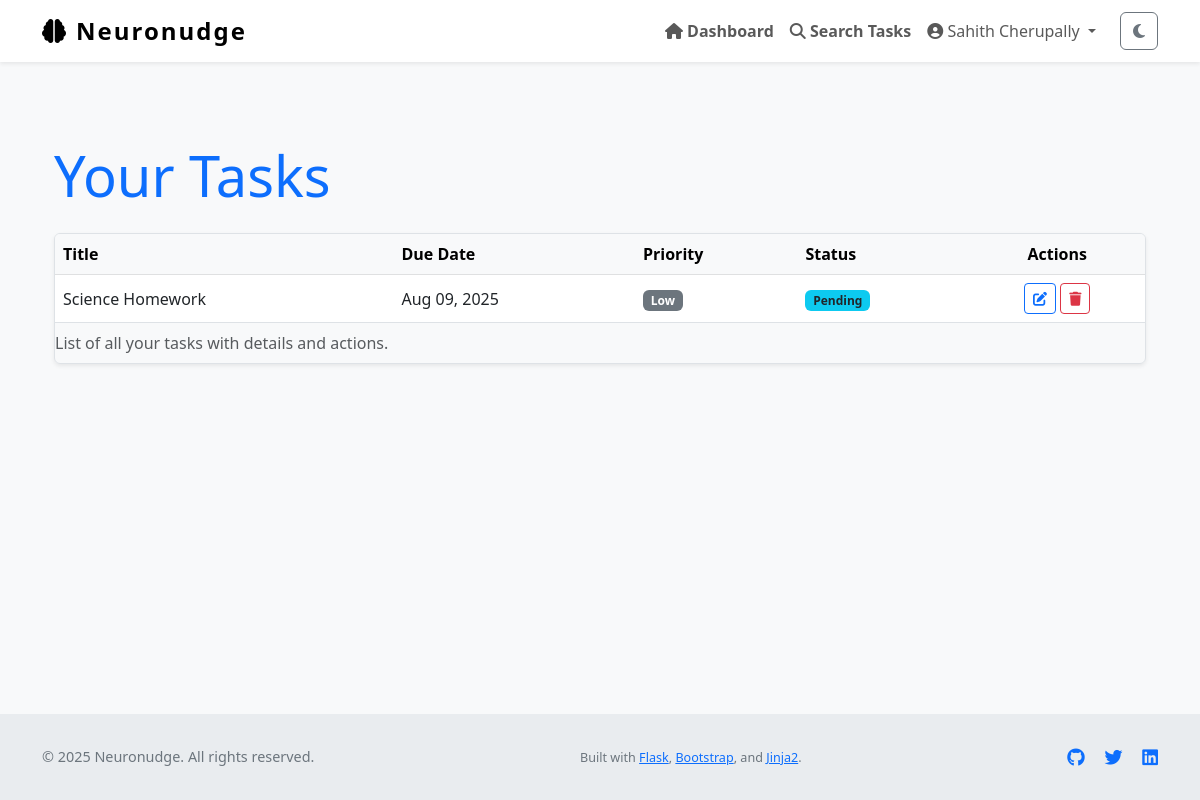
/tasks (signed in), run on an earlier commit of the app's database.
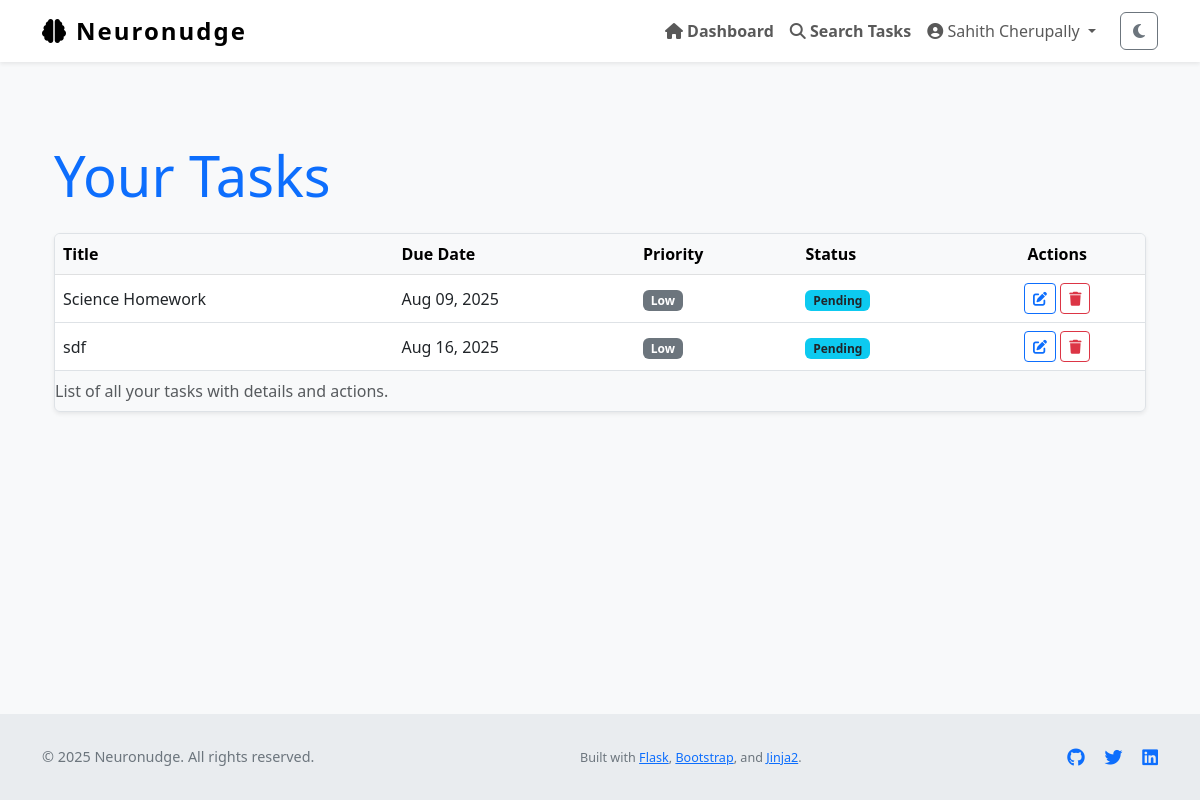
And on a later commit of the database.
### Neuronudge/models.py (models this page shows, shortened)
class User(UserMixin, db.Model):
    id = db.Column(db.Integer, primary_key=True)
    name = db.Column(db.String(150), nullable=True)                # full name
    username = db.Column(db.String(150), unique=True, nullable=False)
    email = db.Column(db.String(150), unique=True, nullable=False)
    password_hash = db.Column(db.String(256), nullable=False)
    profile_type = db.Column(db.String(50), nullable=False, default='General')
    created_at = db.Column(db.DateTime, default=datetime.utcnow)
    tasks = db.relationship('Task', backref='user', lazy=True)
    logs = db.relationship('ActivityLog', backref='user', lazy=True)
    preferences = db.relationship('OnboardingPreferences', back_populates='user', uselist=False)

class Task(db.Model):
    id = db.Column(db.Integer, primary_key=True)
    title = db.Column(db.String(255), nullable=False)
    description = db.Column(db.Text)
    due_date = db.Column(db.DateTime)
    completed = db.Column(db.Boolean, default=False)
    priority = db.Column(db.Integer, default=3)         # 1 = high, 2 = med, 3 = low
    reminder_set = db.Column(db.Boolean, default=False)
    created_at = db.Column(db.DateTime, default=datetime.utcnow)
    updated_at = db.Column(db.DateTime, default=datetime.utcnow, onupdate=datetime.utcnow)
    user_id = db.Column(db.Integer, db.ForeignKey('user.id'), nullable=False)

### Neuronudge/views.py (the view)
@views.route('/tasks')
@login_required
def task_list():
    page = request.args.get('page', 1, type=int)
    tasks = Task.query.filter_by(user_id=current_user.id).paginate(page=page, per_page=10)
    return render_template('task_list.html', tasks=tasks)

### Neuronudge/__init__.py (called while the page is built)
def create_app():
    app = Flask(__name__)
    app.config['SECRET_KEY'] = os.environ.get("SECRET_KEY", "thisissecret")
    app.config['SQLALCHEMY_DATABASE_URI'] = 'sqlite:///db.sqlite'
    app.config['SQLALCHEMY_TRACK_MODIFICATIONS'] = False
    db.init_app(app)
    from .views import views
    from .auth import auth
    app.register_blueprint(views, url_prefix='/')
    app.register_blueprint(auth, url_prefix='/auth')
    from .models import User
    login_manager = LoginManager()
    login_manager.login_view = 'auth.login'
    login_manager.init_app(app)
    @login_manager.user_loader
    def load_user(id):
        return User.query.get(int(id))
    return app

### Neuronudge/templates/task_list.html (shortened to what this page needs)
{% extends "layout.html" %}
{% block content %}
<section aria-labelledby="taskListHeading" class="my-5">
    <div class="container">
        <h1 id="taskListHeading" class="mb-4 display-4 text-primary">Your Tasks</h1>
        {% if tasks %}
        <div class="table-responsive shadow-sm rounded border">
            <table class="table table-hover align-middle mb-0" aria-describedby="taskListDesc">
                <caption id="taskListDesc">List of all your tasks with details and actions.</caption>
                <thead class="table-light">
                    <tr>
                        <th scope="col">Title</th>
                        <th scope="col">Due Date</th>
                        <th scope="col">Priority</th>
                        <th scope="col">Status</th>
                        <th scope="col" class="text-center">Actions</th>
                    </tr>
                </thead>
                <tbody>
                    {% for task in tasks %}
                    <tr>
                        <td>{{ task.title }}</td>
                        <td>{{ task.due_date.strftime('%b %d, %Y') if task.due_date else 'No due date' }}</td>
                        <td>
                            {% if task.priority == 'High' %}
                                <span class="badge bg-danger">High</span>
                            {% elif task.priority == 'Medium' %}
                                <span class="badge bg-warning text-dark">Medium</span>
                            {% else %}
                                <span class="badge bg-secondary">Low</span>
                            {% endif %}
                        </td>
                        <td>
                            {% if task.completed %}
                                <span class="badge bg-success">Completed</span>
                            {% else %}
                                <span class="badge bg-info text-dark">Pending</span>
                            {% endif %}
                        </td>
                        <td class="text-center">
                            <a href="{{ url_for('views.task_edit', task_id=task.id) }}" class="btn btn-sm btn-outline-primary" aria-label="Edit task {{ task.title }}">
                                <i class="fa-solid fa-pen-to-square"></i>
                            </a>
                            <button type="button" class="btn btn-sm btn-outline-danger btn-delete-task" data-task-id="{{ task.id }}" aria-label="Delete task {{ task.title }}">
                                <i class="fa-solid fa-trash"></i>
                            </button>
                        </td>
                    </tr>
                    {% endfor %}
                </tbody>
            </table>
        </div>
        {% else %}
        <p class="text-muted text-center fs-5">You have no tasks yet. <a href="{{ url_for('views.task_create') }}">Create your first task now.</a></p>
        {% endif %}
    </div>
</section>
{% endblock %}

### Neuronudge/templates/layout.html (shortened to what this page needs)
<!DOCTYPE html>
<html lang="en" class="h-100" data-theme="light">
<head>
    <link href="https://cdn.jsdelivr.net/npm/bootstrap@5.3.0/dist/css/bootstrap.min.css" rel="stylesheet" />
    <link href="https://cdnjs.cloudflare.com/ajax/libs/font-awesome/6.4.0/css/all.min.css" rel="stylesheet" />
    <link rel="stylesheet" href="{{ url_for('static', filename='style.css') }}" />
</head>
<body class="d-flex flex-column h-100" role="document" aria-live="polite" aria-busy="false" aria-label="Neuronudge main document">
<nav class="navbar navbar-expand-lg navbar-light fixed-top bg-white shadow-sm" role="navigation" aria-label="Main navigation">
    <div class="container">
        <a class="navbar-brand d-flex align-items-center" href="{{ url_for('views.home') }}" aria-label="Neuronudge homepage">
            <i class="fa-solid fa-brain me-2" aria-hidden="true"></i> Neuronudge
        </a>
        <div class="collapse navbar-collapse" id="navbarNav">
            <ul class="navbar-nav ms-auto align-items-center" role="menubar">
                {% if current_user.is_authenticated %}
                    <li class="nav-item" role="none">
                        <a class="nav-link fw-semibold" href="{{ url_for('views.dashboard') }}" role="menuitem">
                            <i class="fa-solid fa-house"></i> Dashboard
                        </a>
                    </li>
                    <li class="nav-item" role="none">
                        <a class="nav-link fw-semibold" href="{{ url_for('views.task_search') }}" role="menuitem">
                            <i class="fa-solid fa-magnifying-glass"></i> Search Tasks
                        </a>
                    </li>
                    <li class="nav-item dropdown" role="none">
                        <a class="nav-link dropdown-toggle" href="#" id="profileDropdown" role="button"
                           data-bs-toggle="dropdown" aria-expanded="false" aria-haspopup="true" aria-controls="profileDropdownMenu">
                            <i class="fa-solid fa-user-circle"></i> {{ current_user.name or current_user.email }}
                        </a>
                    </li>
                    <li class="nav-item" role="none">
                        <button id="darkModeToggle" class="btn btn-outline-secondary ms-3" aria-pressed="false" aria-label="Toggle dark mode">
                            <i class="fa-solid fa-moon"></i>
                        </button>
                    </li>
                {% endif %}
            </ul>
        </div>
    </div>
</nav>
<div class="flash-message container position-fixed top-0 end-0 p-3" role="region" aria-live="assertive" aria-atomic="true">
</div>
<main role="main" class="container flex-grow-1 my-4" tabindex="-1">
    {% block content %}{% endblock %}
</main>
<footer class="footer mt-auto" role="contentinfo">
    <div class="container d-flex flex-column flex-md-row justify-content-between align-items-center">
        <p class="mb-2 mb-md-0">&copy; {{ current_year if current_year else "2025" }} Neuronudge. All rights reserved.</p>
        <p class="mb-0">
            <small>
                Built with
                <a href="https://flask.palletsprojects.com/" target="_blank" rel="noopener noreferrer">Flask</a>,
                <a href="https://getbootstrap.com/" target="_blank" rel="noopener noreferrer">Bootstrap</a>,
                and
                <a href="https://jinja.palletsprojects.com/" target="_blank" rel="noopener noreferrer">Jinja2</a>.
            </small>
        </p>
        <div>
            <a href="https://github.com/your-repo" target="_blank" aria-label="GitHub repository" class="text-decoration-none me-3">
            </a>
            <a href="https://twitter.com/yourhandle" target="_blank" aria-label="Twitter profile" class="text-decoration-none me-3">
            </a>
            <a href="https://linkedin.com/in/yourprofile" target="_blank" aria-label="LinkedIn profile" class="text-decoration-none">
            </a>
        </div>
    </div>
</footer>
</body>
</html>

### Neuronudge/static/style.css (style rules this page uses)
body { background-color: #eef; }

### Neuronudge/templates/layout.html (style rules this page uses)
body { padding-top: 70px; background-color: var(--bs-light-bg, #f8f9fa); min-height: 100vh; display: flex; flex-direction: column; text-size-adjust: 100%; }
.navbar-brand { font-weight: 700; font-size: 1.5rem; letter-spacing: 2px; }
.footer { margin-top: auto; padding: 2rem 0; background-color: var(--bs-light-footer-bg, #e9ecef); text-align: center; font-size: 0.9rem; color: #6c757d; }

What changed in the data, as far as the page shows it:
added Task: title "sdf", due_date "Aug 16, 2025", priority "Low", completed "Pending"
